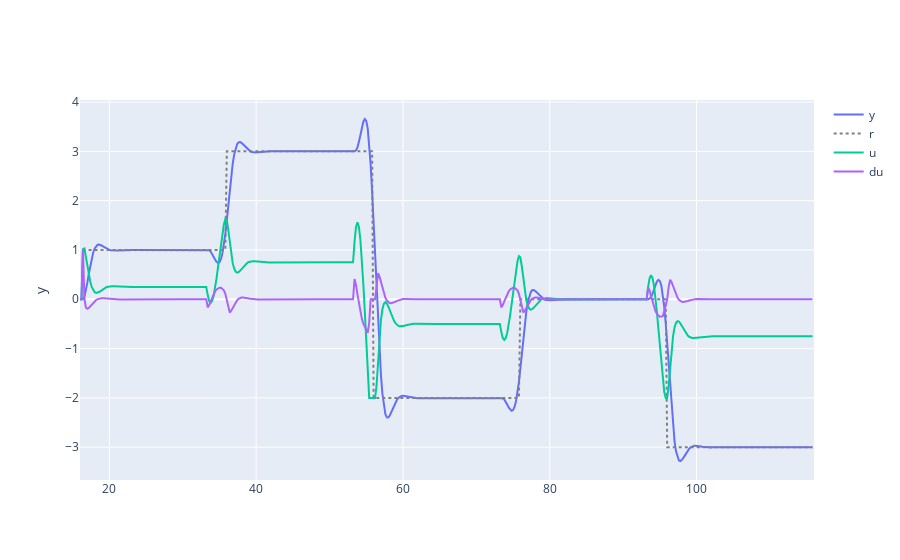

This figure's notebook cell:
### Code cell
A, B, C, D = ctrl.ssdata(Gd)
N1 = 1
N2 = 15
N = N2 - N1 + 1
Nu = 5
lamda = 0.5
# Nss = 100
controller = DMC(N1=N1, N2=N2, Nu=Nu, Nss=Nss, lamda=lamda, T_s=T_s, model=yd[1:])

constraints = {
    "u_max": 2,
    "u_min": -2,
    # "delta_u_max": 1,
    # "delta_u_min": -1,
    # "y_max": 3,
    # "y_min": -3,
}

x0 = np.zeros((A.shape[0], 1))
u = 0 
du = 0
k = np.arange(0, Nss + 500, 1)

y_t = C@x0
u_k = np.array([u])
du_k = np.array([0])
t = np.array([0])
r = 0*k + 1
r[100+Nss:] = 3
r[200+Nss:] = -2
r[300+Nss:] = 0
r[400+Nss:] = -3
# 
x=x0
y=(C@x0)[0]

for i in (k):
    
    if i > Nss:
        if i > max(k) - N:
            du = controller.get_u(y, r[i], constraints)[0]
        else:
            du = controller.get_u(y, np.array([r[i:i+N]]).T, constraints)[0]  
        u = u + du

    x_k = A @ x + B*u
    y = C @ x

    x = x_k
    
    y_t = np.hstack((y_t, y))
    u_k = np.hstack((u_k, u))
    du_k = np.hstack((du_k, du))

fig = go.Figure()
fig.add_trace(go.Scatter(x=k*T_s, y=y_t[0][:-1], mode='lines', name='y'))
fig.add_trace(go.Scatter(x=k*T_s, y=r, mode='lines', name='r', line=dict(dash='dot', color='gray')))
fig.add_trace(go.Scatter(x=k*T_s, y=u_k, mode='lines', name='u'))
fig.add_trace(go.Scatter(x=k*T_s, y=du_k, mode='lines', name='du'))
fig.update_layout(
    # xaxis_title="t [s]",
    yaxis_title="y"
)
fig.update_layout(xaxis_range=[Nss*T_s, (Nss + 500)*T_s])
fig.show()

### Figure 1 — Plotly figure (JSON) as saved in the notebook; plotly's stock layout.template omitted (floating-point values rounded to 4 significant figures; data arrays with more than 128 entries replaced by an {"elided": "..."} marker saying what was removed)
{"data": [{"mode": "lines", "name": "y", "type": "scatter", "x": {"elided": "580 float values"}, "y": {"elided": "580 float values"}}, {"line": {"color": "gray", "dash": "dot"}, "mode": "lines", "name": "r", "type": "scatter", "x": {"elided": "580 float values"}, "y": {"elided": "580 int values"}}, {"mode": "lines", "name": "u", "type": "scatter", "x": {"elided": "580 float values"}, "y": {"elided": "581 float values"}}, {"mode": "lines", "name": "du", "type": "scatter", "x": {"elided": "580 float values"}, "y": {"elided": "581 float values"}}], "layout": {"xaxis": {"range": [16, 116]}, "yaxis": {"title": {"text": "y"}}}}
